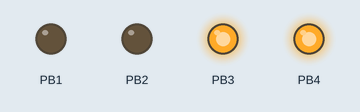
The sketch below on a simulated ATtiny85, built with avr-gcc and run on an emulated ATtiny85. Shown: output pins drawn as LEDs (lit = HIGH). Random numbers use the default seed unless the sketch sets one.

Above: at 0.16 s.
At 5.33 s:
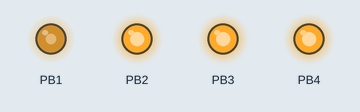
At 10.01 s:
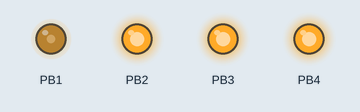
At 20.04 s:
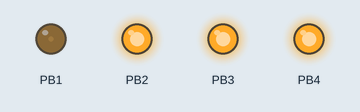
At 30.05 s:
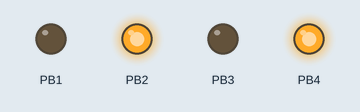
At 39.82 s:
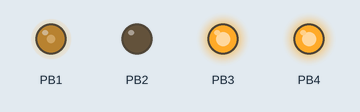
Timing chart, 0 to 40.0 s (numbered marks = the images above):
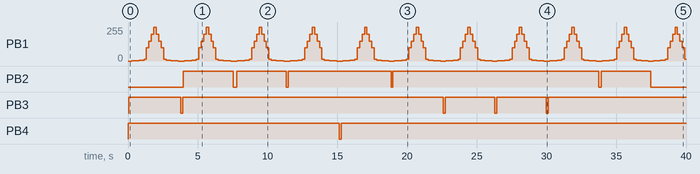

Measured:
- by itself, PB2: LOW → HIGH at 4.0 s, → LOW 3.6 s later, → HIGH 0.25 s later, → LOW 3.6 s later, … (10 changes in this stretch)
- by itself, PB3: LOW → HIGH at 0.05 s, → LOW 3.7 s later, → HIGH 0.15 s later, → LOW 18.7 s later, … (9 changes in this stretch)
- by itself, PB4: LOW → HIGH at 0.00 s, → LOW 15.1 s later, → HIGH 0.15 s later

The sketch:

attiny85_code_24011.ino
```cpp
/*
  EL Wire MCU control code

  Operation: This code is designed to control each EL wire star in project 23242 using ATtiny85 microcontroller. One I/O pin is dedicated to turn each start ON/OFF
  depending on the lighting pattern used. It is possible to modify this code to introduce countless types of EL Wire flashing patterns with different blink sequences, ON/OFF times
  and repetition sequences.

  by circuitapps
  February 2024
*/
#include <avr/io.h>

// PORT B DEFINITIONS
#define PB5_PIN1 PB5
#define PB4_PIN3 PB4
#define PB3_PIN2 PB3
#define PB2_PIN7 PB2
#define PB1_PIN6 PB1
#define PB0_PIN5 PB0

// Application pin definitions
// Circuit diagram pin definitions
#define ELW_1_EN PB2_PIN7
#define ELW_2_EN PB4_PIN3
#define ELW_3_EN PB3_PIN2
#define FADER_PWM_OUT PB1_PIN6

// Application pin mapping
#define PINK_STAR_OUT_PIN ELW_1_EN
#define YELLOW_STAR_OUT_PIN ELW_2_EN
#define BLUE_STAR_OUT_PIN ELW_3_EN

#define PWM_OUT_PIN FADER_PWM_OUT
#define PWM_REGISTER OCR1A  // This is where the high duration (out of a max of 255) needs to be written

#define FADE_OUT 0
#define FADE_IN 1
#define LED_EFFECT_WAIT_TIME 175  // Every LED_EFFECT_WAIT_TIME ms a new LED light intensity will be observed

void timer_counter_1_pwm_setup()
{
  TCCR1 = 1<<PWM1A | 1<<COM1A0 | 1<<CS10;
  // OC1A is the output to pin 6 of Attiny85 (as per datasheet)
  pinMode(PWM_OUT_PIN, OUTPUT);  // pwm is programmed to be output here
}

void turn_on(unsigned int pin_name)
{
  digitalWrite(pin_name, HIGH);
}

void turn_off(unsigned int pin_name)
{
  digitalWrite(pin_name, LOW);
}

void wait_ms(unsigned int delay_ms)
{
  delay(delay_ms);
}


// the setup function runs once when you press reset or power the board
void setup() {

  timer_counter_1_pwm_setup();  // Sets PWM_OUT_PIN as PWM output

  pinMode(PINK_STAR_OUT_PIN, OUTPUT);
  pinMode(YELLOW_STAR_OUT_PIN, OUTPUT);
  pinMode(BLUE_STAR_OUT_PIN, OUTPUT);

  turn_off(PINK_STAR_OUT_PIN);
  turn_off(YELLOW_STAR_OUT_PIN);
  turn_off(BLUE_STAR_OUT_PIN);
}

// the loop function runs over and over again forever

void loop() {

  unsigned int count_state = FADE_IN;  // start with fade in effect
  //  Any maximum pwm_levels[] element can be 255. This determines the LED intensity level.
  unsigned int pwm_levels[] = {0,1,2,3,4,5,15,100,150,200,255};  // carefully selected through experimentation for best visual fading effect
  unsigned char current_level_idx = 0;

  unsigned int max_len = sizeof(pwm_levels) / sizeof(pwm_levels[0]);

  unsigned int el_wires_array[] = {PINK_STAR_OUT_PIN, YELLOW_STAR_OUT_PIN, BLUE_STAR_OUT_PIN};
  unsigned int current_elw_idx;
  unsigned int number_of_wires_to_activate;
  unsigned int elw_idx_arr[3];  // There are three EL wires we can activate simultaneously during any cycle
  bool new_idx_found;
  bool cycle_ongoing;

  while(1)
  {
    number_of_wires_to_activate = (unsigned int)random(1, 4);  // varies between 1 and 3 (inclusive) Number of EL wires to activate simultaneously in this cycle

    elw_idx_arr[0] = 255; elw_idx_arr[1] = 255; elw_idx_arr[2] = 255;  // buffer reset

    for(int i = 0; i < number_of_wires_to_activate; ++i)
    {
      new_idx_found = false;

      while(!new_idx_found)
      {
        current_elw_idx = (unsigned int)random(0, 3);  // select a target EL wire to illuminate randomly
        new_idx_found = true;  // assume a new EL wire index is found

        for(int each_buffer_pos = 0 ; each_buffer_pos < number_of_wires_to_activate; ++each_buffer_pos)
        {
          if(elw_idx_arr[each_buffer_pos] == current_elw_idx)
          {
            new_idx_found = false;  // not a new EL wire index!
            break;  // the for loop and generate a new random number
          }
        }

        if(new_idx_found)
        {
          // found a new wire that was not activated previously!
          elw_idx_arr[i] = current_elw_idx;  // update array with the new valid index found
          turn_on(el_wires_array[current_elw_idx]);  // activate the circuit for the selected EL wire
          delay(50);  // wait until wire turns on
        }

      }// end while

    }// enf for number_of_wires_to_activate

    // All target EL wires are now ON! Move to fading them in and out next.
    cycle_ongoing = true;

    while(cycle_ongoing)
    {
      PWM_REGISTER = pwm_levels[current_level_idx];
      delay(LED_EFFECT_WAIT_TIME);  // Wait time in ms before current LED light pattern is switched.

      if(count_state == FADE_IN)
      {// we are in FADE_IN phase
        if(current_level_idx == (max_len - 1))
        {// reached the FADE_IN limit
          count_state = FADE_OUT;  // time to switch to FADE_OUT state
          --current_level_idx;  // down one register value to kick off fade out next.
        }
        else
        {// FADE_IN limit not yet reached
          ++current_level_idx;  // up one register value for next fade in period.
        }
      }
      else
      {// we are in the FADE_OUT phase
        if(current_level_idx == 0)
        {// reached the FADE_OUT lower limit
          count_state = FADE_IN;  // time to switch to FADE_IN state
          ++current_level_idx;  // up one register value to kick off fade in next.
          cycle_ongoing = false;  // One fade in fade out cycle finished
        }
        else
        {// FADE_OUT lower limit not yet reached
          --current_level_idx;  // down one register value for next fade out period.
        }
      }

    }// end while cycle_ongoing

    for(int i = 0; i < number_of_wires_to_activate; ++i)
    {
      turn_off(el_wires_array[current_elw_idx]);  // DE-activate the circuit for the selected EL wires after one cycle of fading effect has been applied.
      wait_ms(50);  // give time to EL wire to turn off
    }

  }// end while


}
```
